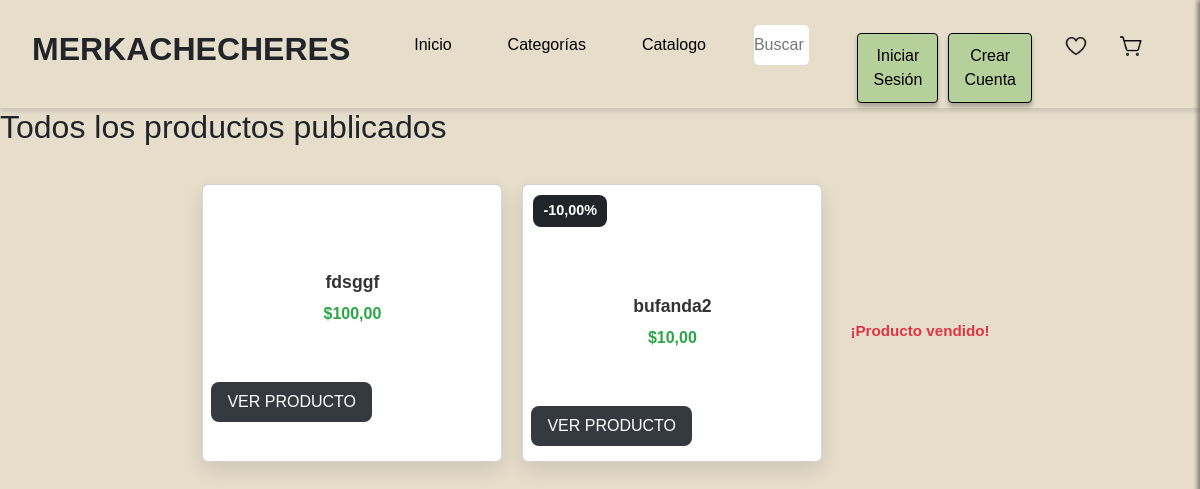
Page /todos-los-productos/ on the committed database.
### merkachecheres/models.py (models this page shows, shortened)
class Producto(models.Model):
    titulo = models.CharField(max_length=255)
    precio = models.DecimalField(max_digits=10, decimal_places=2, default=0.0)
    descuento = models.DecimalField(max_digits=5, decimal_places=2, null=True, blank=True)
    dimensiones = models.CharField(max_length=100, null=True, blank=True)
    stock = models.IntegerField()
    marca = models.CharField(max_length=100, null=True, blank=True)
    vendedor = models.ForeignKey(
        Usuario,
        on_delete=models.CASCADE,
        related_name='productos',
        null=True,  # Permitir valores nulos temporalmente
        blank=True  # Permitir que el formulario no requiera este campo
    )
    categoria = models.ForeignKey(Categoria, on_delete=models.SET_NULL, null=True, blank=True)
    descripcion = models.TextField()
    fecha_publicacion = models.DateTimeField(auto_now_add=True)

### merkachecheres/views.py (the view)
# urls.py: path('todos-los-productos/', views.todos_los_productos, name='todos_los_productos'),
def todos_los_productos(request):
    productos = Producto.objects.all().order_by('-fecha_publicacion')
    carrito = request.session.get('carrito', {})
    usuario = None
    if request.session.get('validar'):
        usuario_id = request.session['validar']['id']
        usuario = Usuario.objects.get(id=usuario_id)
    total_cantidad = len(carrito)
    return render(request, 'todos_los_productos.html', {
        'productos': productos,
        'carrito': carrito,
        'usuario': usuario,
        'total_cantidad': total_cantidad,
    })

### merkachecheres/templates/todos_los_productos.html (shortened to what this page needs)
{% extends "base.html" %}
{% block content %}
{% load static %}
<!DOCTYPE html>
<html lang="en">
<head>
    <link rel="stylesheet" href="{% static 'css/carrito.css' %}">
    <link rel="stylesheet" href="{% static 'css/producto.css' %}">
    <link rel="stylesheet" href="{% static 'css/styleguide.css' %}">
    <link rel="stylesheet" href="{% static 'css/styleguide.css' %}">
    <link rel="stylesheet" href="{% static 'css/user-sidebar.css' %}">
    <link href="https://cdn.jsdelivr.net/npm/bootstrap@5.3.3/dist/css/bootstrap.min.css" rel="stylesheet"
>
    <link rel="stylesheet" href="scripts.js">
    <link href="https://cdn.jsdelivr.net/npm/bootstrap@5.3.0-alpha3/dist/css/bootstrap.min.css" rel="stylesheet">
    <link rel="stylesheet" href="https://cdnjs.cloudflare.com/ajax/libs/font-awesome/6.5.0/css/all.min.css">
</head>
<body>
    <header>
        <div class="navigation">
            <div class="navigation_wrapper">
                <div class="middle_nav_wrapper">
                    <div class="middle_nav">
                        <div class="logo">
                            <div class="text_wrapper">MERKACHECHERES</div>
                        </div>
                        <div class="frame">
                            <div class="div_wrapper">
                                <div class="div">
                                    <button class="dropbtn">Inicio</button>
                                </div>
                            </div>
                            <div class="btn_primary_wrapper">
                                <button class="dropbtn" onclick="window.location.href='{% url 'vercategorias' %}'">Categorías</button>
                            </div>
                            <div class="div_wrapper">
                                <div class="div">
                                    <button class="dropbtn ">Catalogo</button>
                                </div>
                            </div>
                            </div>
                        <div class="buscar">
                            <input type="password" id="password" name="password" placeholder="Buscar algo.." class="navbar">
                        </div>
                        <div class="frame_2">
                            <div class="iniciar_crear_cuenta">
                                <div class="btn_login">
                                    {% if not request.session.validar %}
                                        <button class="button_text_wrapper"
                                            onclick="window.location.href='{% url 'login' %}'">Iniciar Sesión</button>
                                    {% endif %}
                                </div>
                                <div class="btn_registro">
                                    {% if not request.session.validar %}
                                        <button class="button_text_wrapper"
                                            onclick="window.location.href='{% url 'registro' %}'">Crear Cuenta</button>
                                    {% endif %}
                                </div>
                            </div>
                            <div class="icons">
                                <div class="shopping_cart_simple">
                                    <button class="dropbtn">
                                        <img src="{% static 'img/Heart.png' %}" id="heartButton" alt="Inicio">
                                    </button>
                                </div>
                                <div class="shopping_cart_simple2">
                                    <div class="overlap_group">
                                        {% if request.session.validar %}
                                            <button class="dropbtn" id="carrito-button">
                                                <img src="{% static 'img/Shopping.png' %}" id="shoppingCar" alt="Inicio">
                                            </button>
                                        {% else %}
                                            <button class="dropbtn" onclick="window.location.href='{% url 'login' %}'">
                                                <img src="{% static 'img/Shopping.png' %}" id="shoppingCar" alt="Inicio">
                                            </button>
                                        {% endif %}
                                    </div>
                                </div>
                            </div>
                        </div>
                    </div>
                </div>
            </div>
        </div>
    </header>
    {% include 'user_sidebar.html' %}
    <main>
        <h2>Todos los productos publicados</h2>
        <div class="wrapper flex-wrap" style="display: flex; justify-content: center; gap: 20px; flex-wrap: wrap;">
            {% for producto in productos %}
                <div class="card">
                    {% if producto.descuento %}
                    <br>
                        <span class="off bg-dark">-{{ producto.descuento }}%</span>
                    {% endif %}
                    <div class="text-center p-4">
                    </div>
                    <div class="about text-center">
                        <h6>{{ producto.titulo }}</h6>
                        <span>${{ producto.precio }}</span>
                    </div>
                    <div class="cart-button mt-3 px-2 d-flex justify-content-between align-items-center">
                        <button class="btn btn-dark text-uppercase"
                            onclick="window.location.href='{% url 'producto' producto.id %}'">
                            Ver producto
                        </button>
                    </div>
                </div>
            {% empty %}
                <p>No hay productos publicados.</p>
            {% endfor %}
            <div class="cart-button mt-3 px-2 d-flex justify-content-between align-items-center">
            {% if producto.stock > 0 %}
                <button class="btn btn-dark text-uppercase" id="verProducto"
                    onclick="window.location.href='{% url 'producto' producto.id %}'">
                    Ver producto
                </button>
                <div class="add">
                    <form method="POST" action="{% url 'agregar_al_carrito' producto.id %}" class="add-to-cart-form">
                        {% csrf_token %}
                        <input type="hidden" name="cantidad" value="1">
                        <button type="submit" class="product_fav" id="botonAñadirCarrito">
                            <i class="fa fa-opencart"></i>
                        </button>
                    </form>
                </div>
            {% else %}
                <span class="text-danger fw-bold">¡Producto vendido!</span>
            {% endif %}
        </div>
        </div>
        {% endblock %}

### merkachecheres/static/css/todoslosproductos.css (style rules this page uses)
body { font-family: 'Arial', sans-serif; background-color: #f1f1f1 !important; margin: 0; padding: 0; }
.wrapper { display: flex; flex-wrap: wrap; justify-content: center; gap: 30px; padding: 30px; }
.card { background: #ffffff; border-radius: 16px; box-shadow: 0 8px 20px rgba(0, 0, 0, 0.1); overflow: hidden; transition: transform 0.3s ease, box-shadow 0.3s ease; width: 300px; position: relative; }
.off { position: absolute; top: 10px; left: 10px; background: #ff4d4f; color: white; padding: 5px 10px; border-radius: 8px; font-weight: bold; font-size: 0.9rem; }
.about { padding: 15px; }
.about h6 { font-size: 1.1rem; font-weight: 600; color: #333; margin-bottom: 8px; }
.about span { font-size: 1rem; color: #28a745; font-weight: bold; }
.cart-button { padding: 15px; display: flex; justify-content: space-between; align-items: center; }
.cart-button .btn { background-color: #343a40; color: white; border: none; padding: 8px 16px; border-radius: 8px; transition: background-color 0.3s ease; }
.text-danger { margin-left: auto; font-size: 0.95rem; }

### merkachecheres/static/css/carrito.css (style rules this page uses)
.btn { margin-top: 10px; }

### merkachecheres/static/css/producto.css (style rules this page uses)
* { margin: 0; padding: 0; box-sizing: border-box; font-family: sans-serif; }
body { background-color: hsl(39, 35%, 85%) !important; }
.navigation { width: 100%; display: flex; align-items: center; background-color: var(--beige-30); box-shadow: 0px 4px 4px rgba(0, 0, 0, 0.1); height: 108px; padding: 0 2rem; position: relative; padding-top: 25px; }
.navigation_wrapper, .middle_nav_wrapper { display: flex; align-items: auto; width: 100%; height: 100%; }
.middle_nav { display: flex; align-items: auto; justify-content: space-between; width: 100%; gap: 1rem; }
.logo { font-family: var(--font-family-title); font-weight: 700; color: var(--Negro); font-size: 2rem; white-space: nowrap; margin-right: 2rem; }
.frame { display: flex; gap: 1.5rem; margin-right: auto; }
.dropbtn { background: none; border: none; font-family: var(--font-family-labels); font-size: 1rem; cursor: pointer; padding: 0.5rem 1rem; transition: all 0.3s ease; border-radius: 4px; }
.buscar { flex-grow: 1; max-width: 500px; margin: 0 1rem; position: relative; }
.navbar { width: 100%; padding: 0.8rem 1.2rem; border: 1px solid var(--gris); border-radius: 5px; font-family: var(--font-family-labels); }
.frame_2 { display: flex; gap: 1.5rem; margin-left: 1rem; }
.frame_2 { display: flex; gap: 1.5rem; margin-left: 1rem; justify-content: flex-start; }
.iniciar_crear_cuenta { display: flex; gap:10px; }
.btn_login, .btn_registro { align-items: center; }
.button_text_wrapper { padding: 0.5rem 1rem; border: 1px solid var(--Negro); border-radius: 4px; background: transparent; cursor: pointer; transition: all 0.3s ease; }
.icons { display: flex; gap: 1rem; }
.icons button { background: none; border: none; cursor: pointer; padding: 0.5rem; }
.icons img { width: 24px; height: 24px; transition: transform 0.3s ease; }
.overlap_group { position: relative; }
@media (min-width: 576px) { :root { --base-size: 1.05rem; } }
@media (min-width: 768px) { :root { --base-size: 1.1rem; } }
@media (min-width: 992px) { :root { --base-size: 1.2rem; } }

### merkachecheres/static/css/user-sidebar.css (style rules this page uses)
.button_text_wrapper { display: inline-flex; flex: 0 0 auto; background-color: #b6d09b; border: 1px solid; align-items: center; justify-content: center; gap: 8px; padding: 10px 15px; cursor: pointer; position: relative; box-shadow: 0px 4px 4px #00000040; margin-top: 8px; }

### rows in the picture
Producto: titulo "fdsggf", precio "100,00"
Producto: descuento "10,00", titulo "bufanda2", precio "10,00"
